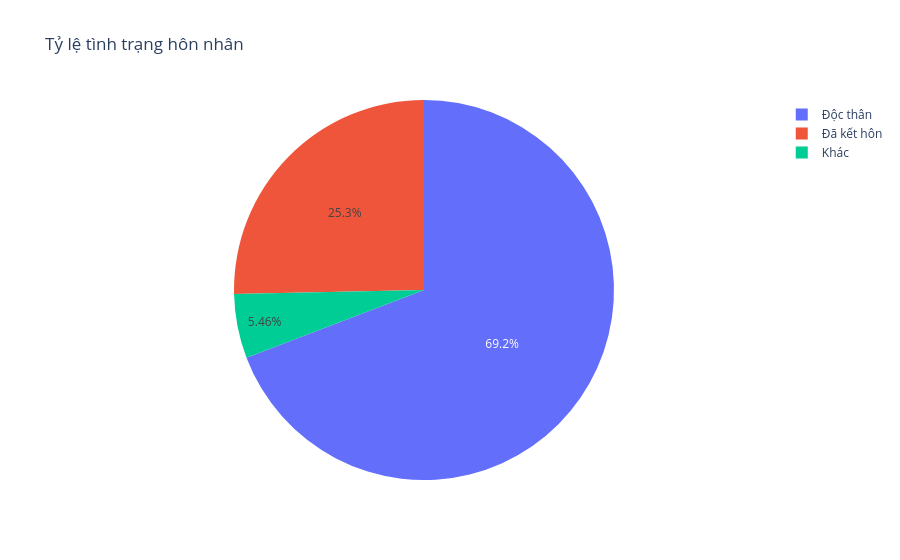

The cell this chart's notebook holds for it:
### Code cell
# Biểu đồ tỷ lệ tình trạng hôn nhân
marital_counts = df['Tình trạng hôn nhân'].value_counts()

fig = px.pie(values=marital_counts.values, names=marital_counts.index, title="Tỷ lệ tình trạng hôn nhân")
fig.show()

### Figure 1 — Plotly figure (JSON) as saved in the notebook; plotly's stock layout.template omitted (floating-point values rounded to 4 significant figures)
{"data": [{"domain": {"x": [0, 1], "y": [0, 1]}, "hovertemplate": "label=%{label}<br>value=%{value}<extra></extra>", "labels": ["Độc thân", "Đã kết hôn", "Khác"], "legendgroup": "", "name": "", "showlegend": true, "type": "pie", "values": [6920, 2534, 546]}], "layout": {"legend": {"tracegroupgap": 0}, "title": {"text": "Tỷ lệ tình trạng hôn nhân"}}}
